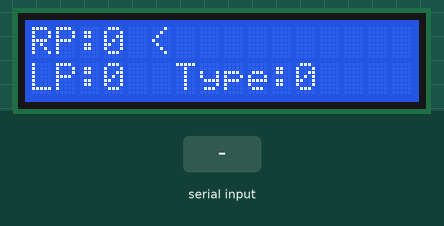
Simulated run of this sketch. Board: Arduino Uno, built with avr-gcc and run on an emulated ATmega328P. Parts: 16×2 character LCD. The inputs (shaded band) are chosen by the test bench.

Above: at 1.2 s.
1.3 s: "90;45;200\n" received over Serial
At 3.3 s:
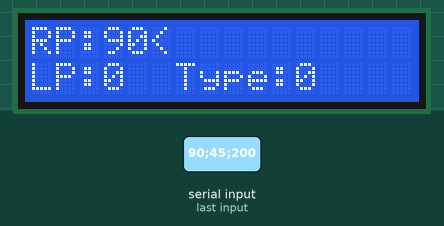
3.8 s: "30;150;10\n" received over Serial
At 5.3 s:
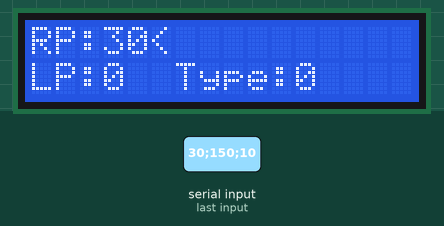
Timing chart, 0 to 6.8 s (numbered marks = the images above; inputs shaded):
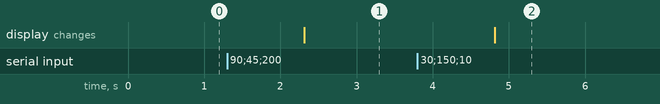

The sketch:

arduino.ino
```cpp
#include <LiquidCrystal.h> //Incluimos la libreria LCD
//#include <LiquidCrystal_I2C.h>
#include <FastLED.h>
#include <time.h>

FASTLED_USING_NAMESPACE
LiquidCrystal lcd(7, 8, 9, 10, 11, 12);
//#define BACKLIGHT_PIN 13
//LiquidCrystal_I2C lcd(0x38);


#if defined(FASTLED_VERSION) && (FASTLED_VERSION < 3001000)
#warning "Requires FastLED 3.1 or later; check github for latest code."
#endif

#define DATA_PIN    6
//#define CLK_PIN   4
#define LED_TYPE    WS2811
#define COLOR_ORDER GRB
#define NUM_LEDS    1
CRGB leds[NUM_LEDS];

#define BRIGHTNESS          96
#define FRAMES_PER_SECOND  120


String msg = " ";
int rPackages = 0;
int lPackages = 0;
int pkgType = 0;
char left ='>';
String right =  "<";
char dir = ' ';
void setup(){

   Serial.begin(9600);
   FastLED.addLeds<LED_TYPE,DATA_PIN,COLOR_ORDER>(leds, NUM_LEDS).setCorrection(TypicalLEDStrip);
   lcd.begin(16, 2); // Activamos LCD
   FastLED.setBrightness(BRIGHTNESS);

}
void loop(){
if(Serial.available()){
  msg = Serial.readString();
  splitMsg(msg);

}

lcd.setCursor(0, 0); //Posicionamos el cursor en el LCD
lcd.print("RP:");//Mostramos el texto en el LCD
lcd.print(rPackages);//Mostramos el valor de los paqutes derechos en el LCD
lcd.setCursor(0,1);// Movemos el cursor
lcd.print("LP:");//Escribimos el nombre de la variable
lcd.print(lPackages);//Mostramos el valor de los paqutes izquierdos en el LCD
lcd.setCursor(5,0);//movemos el cursor de nuevo
lcd.print(right); // Mostramos la direccion en que se estan moviendo los paquetes
lcd.setCursor(5,1); //Cambiamos el cursor
lcd.print(" Type:"); //Nombramos la variable
lcd.print(pkgType); //Mostramos el tipo de paquete.
delay(5); //Se hace una lectura de voltaje cada 500 ms
}

// Funcion que se encarga de sacar los valores que entran mediante el puerto serial.
void splitMsg(String msg){
  String firstScreen = getValue(msg, ";",0);
  String secondScreen = getValue(msg, ";",1);
  String thirdScreen = getValue(msg, ";",2);
  String rPkgs1 = getValue(firstScreen,",",0);
  rPackages = (int)getValue(firstScreen,",",0).toInt();
  lPackages = getValue(firstScreen,",",1).toInt();
  pkgType = getValue(firstScreen,",",2).toInt();
}

String getValue(String data, char separator, int index)
{
    int found = 0;
    int strIndex[] = { 0, -1 };
    int maxIndex = data.length() - 1;

    for (int i = 0; i <= maxIndex && found <= index; i++) {
        if (data.charAt(i) == separator || i == maxIndex) {
            found++;
            strIndex[0] = strIndex[1] + 1;
            strIndex[1] = (i == maxIndex) ? i+1 : i;
        }
    }
    return found > index ? data.substring(strIndex[0], strIndex[1]) : "";
}
```

Measured:
- after the input at 1.3 s, the display: changes after 1.0 s (image 1)
- after the input at 3.8 s, the display: changes after 1.0 s (image 2)
